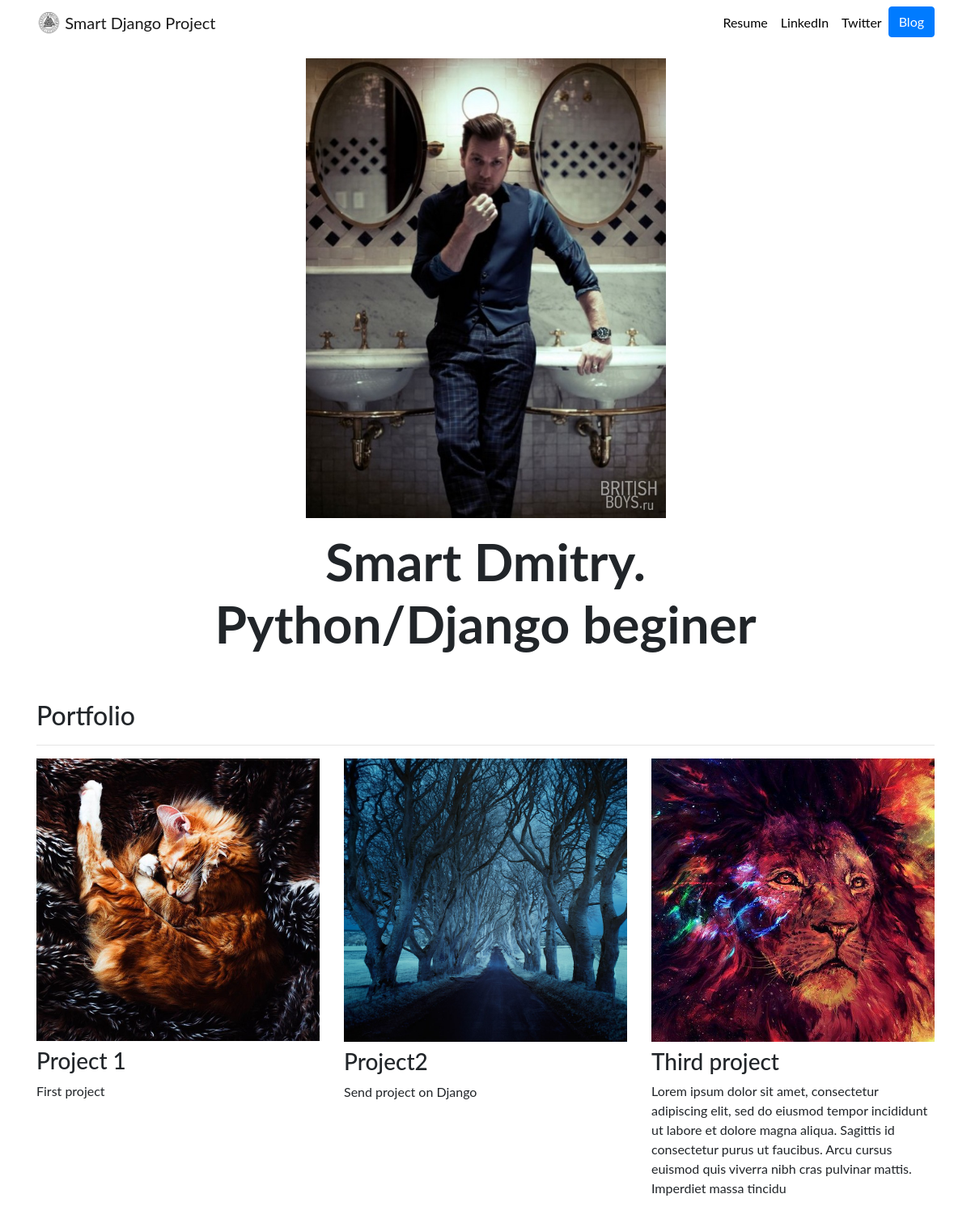
The page / on the database its author committed.
### portfolio/models.py (models this page shows, shortened)
class Project(models.Model):
    title = models.CharField(max_length=100) #вказуємо макс довжину заголовку
    description = models.CharField(max_length=250) #вказуємо макс.довжину опису
    image = models.ImageField(upload_to='portfolio/images/') #вказуємо папку, звідки будуть братись зображення
    url = models.URLField(blank=True) #відкривати посилання в новій вкладці

### portfolio/views.py (the view)
# urls.py: 2. Add a URL to urlpatterns:  path('', views.home, name='home')
def home(request):
    projects = Project.objects.all()
    return render(request, 'portfolio/home.html', {'projects': projects})

### portfolio/Templates/portfolio/home.html
{% extends "portfolio/base.html" %}
{% load static %}
{% block content %}
<div class="row justify-content-center my-3">
  <div class="col-5">
    <img src="{% static 'portfolio/mcgregor.jpg' %}" class="img-fluid">
  </div>
</div>
<div class="row justify-content-center mb-3">
  <div class="col-md-9 text-center">
    <h1 id="hometext" class="font-weight-bold">Smart Dmitry. Python/Django beginer</h1>
  </div>
</div>
<h2 class="mt-5">Portfolio</h2>
<hr>
<div class="row">
  {% for project in projects %}
  <div class="col-lg-4 col-md-6">
    {% if project.url %}
    <a href="{{ project.url }}">
      <img src="{{ project.image.url }}" class="img-fluid mb-2">
    </a>
    {% else %}
    <img src="{{ project.image.url }}" class="img-fluid mb-2">
    {% endif %}
    <h3>{{ project.title }}</h3>
    <p>{{ project.description }}</p>
  </div>
  {% endfor %}
</div>
{% endblock %}

### portfolio/Templates/portfolio/base.html (shortened to what this page needs)
{% load static %}
<!doctype html>
<html lang="en">
<head>
  <link rel="stylesheet" href="https://stackpath.bootstrapcdn.com/bootstrap/4.4.1/css/bootstrap.min.css">
  <link rel="stylesheet" href="{% static "portfolio/custom.css" %}">
</head>
<body>
  <nav id="topNav" class="navbar navbar-expand-md navbar-light">
    <div class="container">
      <a class="navbar-brand" href="{% url 'home' %}">
        <img src="{% static "portfolio/Logo.png" %}" width="30" height="30" class="d-inline-block align-top" alt="Smart Django Project Logo">
        <span>Smart Django Project</span>
      </a>
      <div class="collapse navbar-collapse text-center" id="navbarNav">
        <ul class="navbar-nav ml-auto">
          <li class="nav-item">
            <a class="nav-link" href="{% static "portfolio/resume.pdf" %}">Resume</a>
          </li>
          <li class="nav-item">
            <a class="nav-link" href="https://www.linkedin.com/in/nick-walter/" target="_blank">LinkedIn</a>
          </li>
          <li class="nav-item">
            <a class="nav-link" href="https://twitter.com/ZappyCode" target="_blank">Twitter</a>
          </li>
          <li>
            <a role="button" href="{% url 'blog:all_blogs' %}" class="btn btn-primary">Blog</a>
          </li>
        </ul>
      </div>
    </div>
  </nav>
  <div class="container">
    {% block content %}{% endblock %}
  </div>
</body>
</html>

### portfolio/Templates/portfolio/custom.css (style rules this page uses)
.navbar-nav .nav-link { color: rgba(0,0,0,1) !important; }
body { font-family: 'Lato', sans-serif; }
@media (min-width: 992px) { #hometext { font-size: 4rem; } }

### rows shown on the page
Project: image (picture), title "Project 1", description "First project"
Project: image (picture), title "Project2", description "Send project on Django"
Project: image (picture), title "Third project", description "Lorem ipsum dolor sit amet, consectetur adipiscing elit, sed do eiusmod tempor incididunt ut labore et dolore magna aliqua. Sagittis id consectetur purus ut faucibus. Arcu cursus euismod quis viverra nibh cras pulvinar mattis. Imperdiet massa tincidu"
